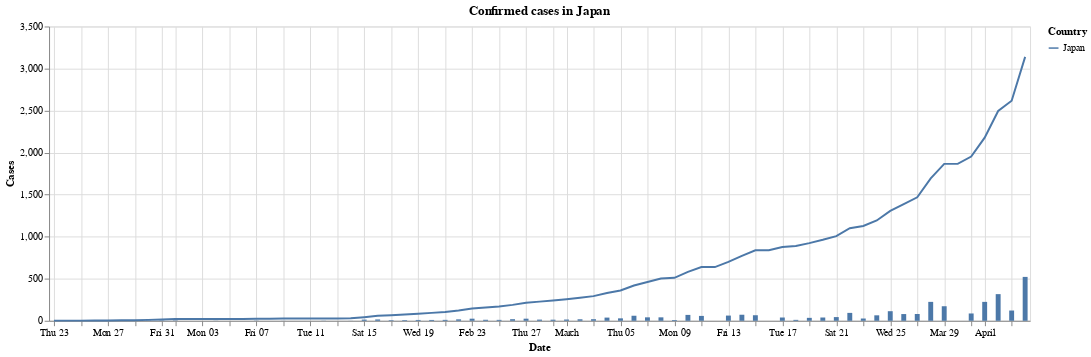

Notebook code for this chart:
### Markdown cell above
### Japan

### Code cell
_chart = chart_countries_timeline(df_confirmed, ['Japan']).properties(title = 'Confirmed cases in Japan')
_diff = chart_countries_timeline_diff(df_confirmed, 'Japan')

(_chart + _diff)

### Figure 1 — Vega-Lite specification as saved in the notebook (floating-point values rounded to 4 significant figures)
{"config": {"view": {"continuousWidth": 400, "continuousHeight": 300}}, "layer": [{"data": {"name": "data-3ab399db0ed308280dc052ee5b0b674e"}, "mark": "line", "encoding": {"color": {"type": "nominal", "field": "Country"}, "opacity": {"condition": {"value": 1, "selection": "selector004"}, "value": 0.2}, "tooltip": [{"type": "nominal", "field": "Country"}, {"type": "temporal", "field": "Date"}, {"type": "quantitative", "field": "Cases"}], "x": {"type": "temporal", "field": "Date"}, "y": {"type": "quantitative", "field": "Cases"}}, "selection": {"selector004": {"type": "multi", "fields": ["Country"], "bind": "legend"}}, "title": "Confirmed cases in Japan", "width": 1000}, {"data": {"name": "data-000108f865aa37b5824f8cbc3f4e2498"}, "mark": "bar", "encoding": {"x": {"type": "temporal", "field": "Date"}, "y": {"type": "quantitative", "field": "Cases"}}}], "$schema": "https://vega.github.io/schema/vega-lite/v4.0.2.json", "datasets": {"data-3ab399db0ed308280dc052ee5b0b674e": [{"Country": "Japan", "Date": "2020-01-23T00:00:00", "Cases": 2}, {"Country": "Japan", "Date": "2020-01-24T00:00:00", "Cases": 2}, {"Country": "Japan", "Date": "2020-01-25T00:00:00", "Cases": 2}, {"Country": "Japan", "Date": "2020-01-26T00:00:00", "Cases": 4}, {"Country": "Japan", "Date": "2020-01-27T00:00:00", "Cases": 4}, {"Country": "Japan", "Date": "2020-01-28T00:00:00", "Cases": 7}, {"Country": "Japan", "Date": "2020-01-29T00:00:00", "Cases": 7}, {"Country": "Japan", "Date": "2020-01-30T00:00:00", "Cases": 11}, {"Country": "Japan", "Date": "2020-01-31T00:00:00", "Cases": 15}, {"Country": "Japan", "Date": "2020-02-01T00:00:00", "Cases": 20}, {"Country": "Japan", "Date": "2020-02-02T00:00:00", "Cases": 20}, {"Country": "Japan", "Date": "2020-02-03T00:00:00", "Cases": 20}, {"Country": "Japan", "Date": "2020-02-04T00:00:00", "Cases": 22}, {"Country": "Japan", "Date": "2020-02-05T00:00:00", "Cases": 22}, {"Country": "Japan", "Date": "2020-02-06T00:00:00", "Cases": 22}, {"Country": "Japan", "Date": "2020-02-07T00:00:00", "Cases": 25}, {"Country": "Japan", "Date": "2020-02-08T00:00:00", "Cases": 25}, {"Country": "Japan", "Date": "2020-02-09T00:00:00", "Cases": 26}, {"Country": "Japan", "Date": "2020-02-10T00:00:00", "Cases": 26}, {"Country": "Japan", "Date": "2020-02-11T00:00:00", "Cases": 26}, {"Country": "Japan", "Date": "2020-02-12T00:00:00", "Cases": 28}, {"Country": "Japan", "Date": "2020-02-13T00:00:00", "Cases": 28}, {"Country": "Japan", "Date": "2020-02-14T00:00:00", "Cases": 29}, {"Country": "Japan", "Date": "2020-02-15T00:00:00", "Cases": 43}, {"Country": "Japan", "Date": "2020-02-16T00:00:00", "Cases": 59}, {"Country": "Japan", "Date": "2020-02-17T00:00:00", "Cases": 66}, {"Country": "Japan", "Date": "2020-02-18T00:00:00", "Cases": 74}, {"Country": "Japan", "Date": "2020-02-19T00:00:00", "Cases": 84}, {"Country": "Japan", "Date": "2020-02-20T00:00:00", "Cases": 94}, {"Country": "Japan", "Date": "2020-02-21T00:00:00", "Cases": 105}, {"Country": "Japan", "Date": "2020-02-22T00:00:00", "Cases": 122}, {"Country": "Japan", "Date": "2020-02-23T00:00:00", "Cases": 147}, {"Country": "Japan", "Date": "2020-02-24T00:00:00", "Cases": 159}, {"Country": "Japan", "Date": "2020-02-25T00:00:00", "Cases": 170}, {"Country": "Japan", "Date": "2020-02-26T00:00:00", "Cases": 189}, {"Country": "Japan", "Date": "2020-02-27T00:00:00", "Cases": 214}, {"Country": "Japan", "Date": "2020-02-28T00:00:00", "Cases": 228}, {"Country": "Japan", "Date": "2020-02-29T00:00:00", "Cases": 241}, {"Country": "Japan", "Date": "2020-03-01T00:00:00", "Cases": 256}, {"Country": "Japan", "Date": "2020-03-02T00:00:00", "Cases": 274}, {"Country": "Japan", "Date": "2020-03-03T00:00:00", "Cases": 293}, {"Country": "Japan", "Date": "2020-03-04T00:00:00", "Cases": 331}, {"Country": "Japan", "Date": "2020-03-05T00:00:00", "Cases": 360}, {"Country": "Japan", "Date": "2020-03-06T00:00:00", "Cases": 420}, {"Country": "Japan", "Date": "2020-03-07T00:00:00", "Cases": 461}, {"Country": "Japan", "Date": "2020-03-08T00:00:00", "Cases": 502}, {"Country": "Japan", "Date": "2020-03-09T00:00:00", "Cases": 511}, {"Country": "Japan", "Date": "2020-03-10T00:00:00", "Cases": 581}, {"Country": "Japan", "Date": "2020-03-11T00:00:00", "Cases": 639}, {"Country": "Japan", "Date": "2020-03-12T00:00:00", "Cases": 639}, {"Country": "Japan", "Date": "2020-03-13T00:00:00", "Cases": 701}, {"Country": "Japan", "Date": "2020-03-14T00:00:00", "Cases": 773}, {"Country": "Japan", "Date": "2020-03-15T00:00:00", "Cases": 839}, {"Country": "Japan", "Date": "2020-03-16T00:00:00", "Cases": 839}, {"Country": "Japan", "Date": "2020-03-17T00:00:00", "Cases": 878}, {"Country": "Japan", "Date": "2020-03-18T00:00:00", "Cases": 889}, {"Country": "Japan", "Date": "2020-03-19T00:00:00", "Cases": 924}, {"Country": "Japan", "Date": "2020-03-20T00:00:00", "Cases": 963}, {"Country": "Japan", "Date": "2020-03-21T00:00:00", "Cases": 1007}, {"Country": "Japan", "Date": "2020-03-22T00:00:00", "Cases": 1101}, {"Country": "Japan", "Date": "2020-03-23T00:00:00", "Cases": 1128}, {"Country": "Japan", "Date": "2020-03-24T00:00:00", "Cases": 1193}, {"Country": "Japan", "Date": "2020-03-25T00:00:00", "Cases": 1307}, {"Country": "Japan", "Date": "2020-03-26T00:00:00", "Cases": 1387}, {"Country": "Japan", "Date": "2020-03-27T00:00:00", "Cases": 1468}, {"Country": "Japan", "Date": "2020-03-28T00:00:00", "Cases": 1693}, {"Country": "Japan", "Date": "2020-03-29T00:00:00", "Cases": 1866}, {"Country": "Japan", "Date": "2020-03-30T00:00:00", "Cases": 1866}, {"Country": "Japan", "Date": "2020-03-31T00:00:00", "Cases": 1953}, {"Country": "Japan", "Date": "2020-04-01T00:00:00", "Cases": 2178}, {"Country": "Japan", "Date": "2020-04-02T00:00:00", "Cases": 2495}, {"Country": "Japan", "Date": "2020-04-03T00:00:00", "Cases": 2617}, {"Country": "Japan", "Date": "2020-04-04T00:00:00", "Cases": 3139}], "data-000108f865aa37b5824f8cbc3f4e2498": [{"Date": "2020-01-22T00:00:00", "Cases": null}, {"Date": "2020-01-23T00:00:00", "Cases": 0.0}, {"Date": "2020-01-24T00:00:00", "Cases": 0.0}, {"Date": "2020-01-25T00:00:00", "Cases": 0.0}, {"Date": "2020-01-26T00:00:00", "Cases": 2.0}, {"Date": "2020-01-27T00:00:00", "Cases": 0.0}, {"Date": "2020-01-28T00:00:00", "Cases": 3.0}, {"Date": "2020-01-29T00:00:00", "Cases": 0.0}, {"Date": "2020-01-30T00:00:00", "Cases": 4.0}, {"Date": "2020-01-31T00:00:00", "Cases": 4.0}, {"Date": "2020-02-01T00:00:00", "Cases": 5.0}, {"Date": "2020-02-02T00:00:00", "Cases": 0.0}, {"Date": "2020-02-03T00:00:00", "Cases": 0.0}, {"Date": "2020-02-04T00:00:00", "Cases": 2.0}, {"Date": "2020-02-05T00:00:00", "Cases": 0.0}, {"Date": "2020-02-06T00:00:00", "Cases": 0.0}, {"Date": "2020-02-07T00:00:00", "Cases": 3.0}, {"Date": "2020-02-08T00:00:00", "Cases": 0.0}, {"Date": "2020-02-09T00:00:00", "Cases": 1.0}, {"Date": "2020-02-10T00:00:00", "Cases": 0.0}, {"Date": "2020-02-11T00:00:00", "Cases": 0.0}, {"Date": "2020-02-12T00:00:00", "Cases": 2.0}, {"Date": "2020-02-13T00:00:00", "Cases": 0.0}, {"Date": "2020-02-14T00:00:00", "Cases": 1.0}, {"Date": "2020-02-15T00:00:00", "Cases": 14.0}, {"Date": "2020-02-16T00:00:00", "Cases": 16.0}, {"Date": "2020-02-17T00:00:00", "Cases": 7.0}, {"Date": "2020-02-18T00:00:00", "Cases": 8.0}, {"Date": "2020-02-19T00:00:00", "Cases": 10.0}, {"Date": "2020-02-20T00:00:00", "Cases": 10.0}, {"Date": "2020-02-21T00:00:00", "Cases": 11.0}, {"Date": "2020-02-22T00:00:00", "Cases": 17.0}, {"Date": "2020-02-23T00:00:00", "Cases": 25.0}, {"Date": "2020-02-24T00:00:00", "Cases": 12.0}, {"Date": "2020-02-25T00:00:00", "Cases": 11.0}, {"Date": "2020-02-26T00:00:00", "Cases": 19.0}, {"Date": "2020-02-27T00:00:00", "Cases": 25.0}, {"Date": "2020-02-28T00:00:00", "Cases": 14.0}, {"Date": "2020-02-29T00:00:00", "Cases": 13.0}, {"Date": "2020-03-01T00:00:00", "Cases": 15.0}, {"Date": "2020-03-02T00:00:00", "Cases": 18.0}, {"Date": "2020-03-03T00:00:00", "Cases": 19.0}, {"Date": "2020-03-04T00:00:00", "Cases": 38.0}, {"Date": "2020-03-05T00:00:00", "Cases": 29.0}, {"Date": "2020-03-06T00:00:00", "Cases": 60.0}, {"Date": "2020-03-07T00:00:00", "Cases": 41.0}, {"Date": "2020-03-08T00:00:00", "Cases": 41.0}, {"Date": "2020-03-09T00:00:00", "Cases": 9.0}, {"Date": "2020-03-10T00:00:00", "Cases": 70.0}, {"Date": "2020-03-11T00:00:00", "Cases": 58.0}, {"Date": "2020-03-12T00:00:00", "Cases": 0.0}, {"Date": "2020-03-13T00:00:00", "Cases": 62.0}, {"Date": "2020-03-14T00:00:00", "Cases": 72.0}, {"Date": "2020-03-15T00:00:00", "Cases": 66.0}, {"Date": "2020-03-16T00:00:00", "Cases": 0.0}, {"Date": "2020-03-17T00:00:00", "Cases": 39.0}, {"Date": "2020-03-18T00:00:00", "Cases": 11.0}, {"Date": "2020-03-19T00:00:00", "Cases": 35.0}, {"Date": "2020-03-20T00:00:00", "Cases": 39.0}, {"Date": "2020-03-21T00:00:00", "Cases": 44.0}, {"Date": "2020-03-22T00:00:00", "Cases": 94.0}, {"Date": "2020-03-23T00:00:00", "Cases": 27.0}, {"Date": "2020-03-24T00:00:00", "Cases": 65.0}, {"Date": "2020-03-25T00:00:00", "Cases": 114.0}, {"Date": "2020-03-26T00:00:00", "Cases": 80.0}, {"Date": "2020-03-27T00:00:00", "Cases": 81.0}, {"Date": "2020-03-28T00:00:00", "Cases": 225.0}, {"Date": "2020-03-29T00:00:00", "Cases": 173.0}, {"Date": "2020-03-30T00:00:00", "Cases": 0.0}, {"Date": "2020-03-31T00:00:00", "Cases": 87.0}, {"Date": "2020-04-01T00:00:00", "Cases": 225.0}, {"Date": "2020-04-02T00:00:00", "Cases": 317.0}, {"Date": "2020-04-03T00:00:00", "Cases": 122.0}, {"Date": "2020-04-04T00:00:00", "Cases": 522.0}]}}
